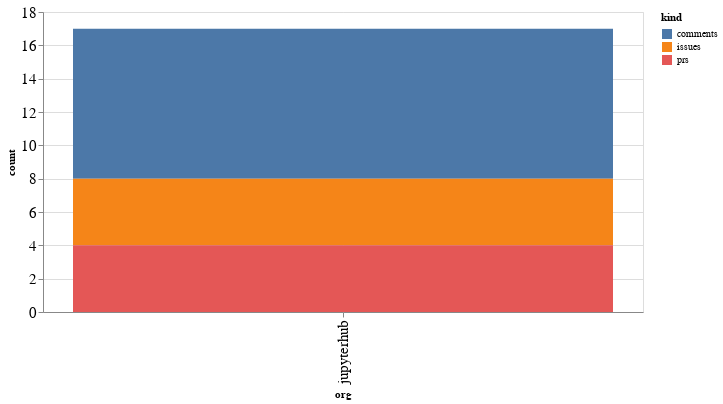

Notebook code cell kept with this figure:
### Code cell
alt.Chart(org_summaries, width=600).mark_bar().encode(
    x='org',
    y='count',
    color='kind',
    tooltip="org"
)

### Figure 1 — Vega-Lite specification as saved in the notebook (floating-point values rounded to 4 significant figures)
{"config": {"axisLeft": {"labelFontSize": 15}, "axisBottom": {"labelFontSize": 15}}, "data": {"name": "data-c11f2262bcf83c9ddb13ab7edf3c863d"}, "mark": "bar", "encoding": {"color": {"type": "nominal", "field": "kind"}, "tooltip": {"type": "nominal", "field": "org"}, "x": {"type": "nominal", "field": "org"}, "y": {"type": "quantitative", "field": "count"}}, "width": 600, "$schema": "https://vega.github.io/schema/vega-lite/v4.8.1.json", "datasets": {"data-c11f2262bcf83c9ddb13ab7edf3c863d": [{"org": "jupyterhub", "kind": "comments", "count": 9}, {"org": "jupyterhub", "kind": "issues", "count": 4}, {"org": "jupyterhub", "kind": "prs", "count": 4}]}}
